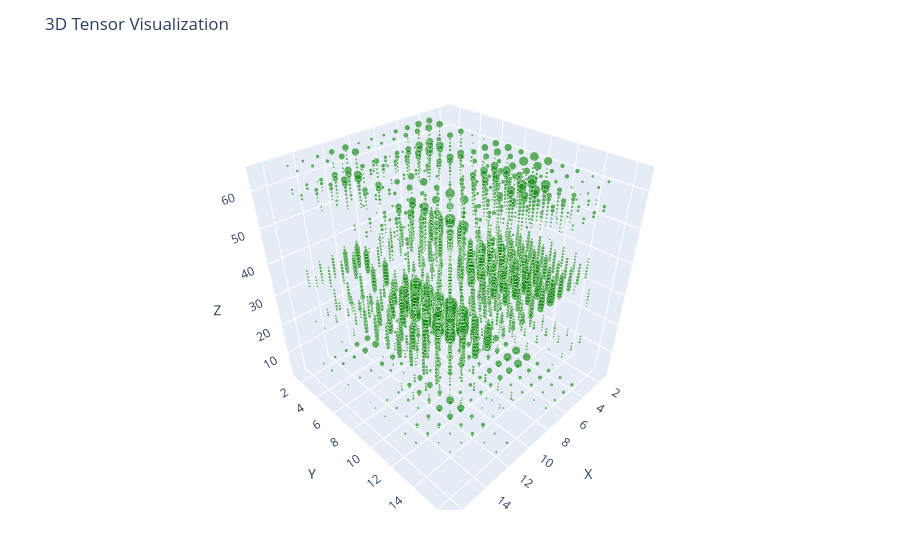

Notebook code cell kept with this figure:
### Code cell
# plotTensor(red_strata.tensor, 0.1)
plotTensor(green_strata.tensor, 0.1, color="green")
# plotTensor(blue_strata.tensor, 0.1)

### Figure 1 — Plotly figure (JSON) as saved in the notebook; plotly's stock layout.template omitted (floating-point values rounded to 4 significant figures; data arrays with more than 128 entries replaced by an {"elided": "..."} marker saying what was removed)
{"data": [{"marker": {"color": "green", "opacity": 0.6, "size": {"elided": "3155 float values"}}, "mode": "markers", "type": "scatter3d", "x": {"elided": "3155 int values"}, "y": {"elided": "3155 int values"}, "z": {"elided": "3155 int values"}}], "layout": {"margin": {"b": 50, "l": 50, "r": 50, "t": 60}, "scene": {"aspectmode": "cube", "xaxis": {"range": [1, 17], "title": "X"}, "yaxis": {"range": [1, 17], "title": "Y"}, "zaxis": {"range": [1, 66], "title": "Z"}}, "title": "3D Tensor Visualization"}}
